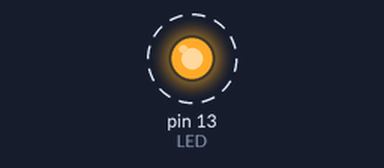
Recording of a sketch running on a simulated Arduino Uno, built with avr-gcc and run on an emulated ATmega328P. Shown: output pins drawn as LEDs (lit = HIGH). Dashed ring = blinking.

Above: at 0.02 s.
Timing chart, 0 to 3.0 s (numbered marks = the images above):
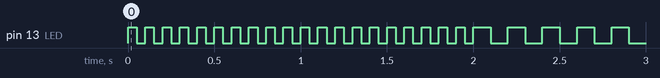

The sketch:

sketch_feb06a.ino
```cpp
int LED = 13;

void setup() {
  pinMode(LED, OUTPUT);
}

void loop() {
  blink(2000, 100);
  blink(1000, 200);

}


void blink (int timer, int period) {
  int counter = 0;
  while (counter < timer) {
    digitalWrite(LED, HIGH);
    delay(period / 2);
    digitalWrite(LED, LOW);
    delay(period / 2);
    counter = counter + period;
  }
}
```

Measured:
- by itself, pin 13 (LED): alternates HIGH for 0.05 s and LOW for 0.05 s
